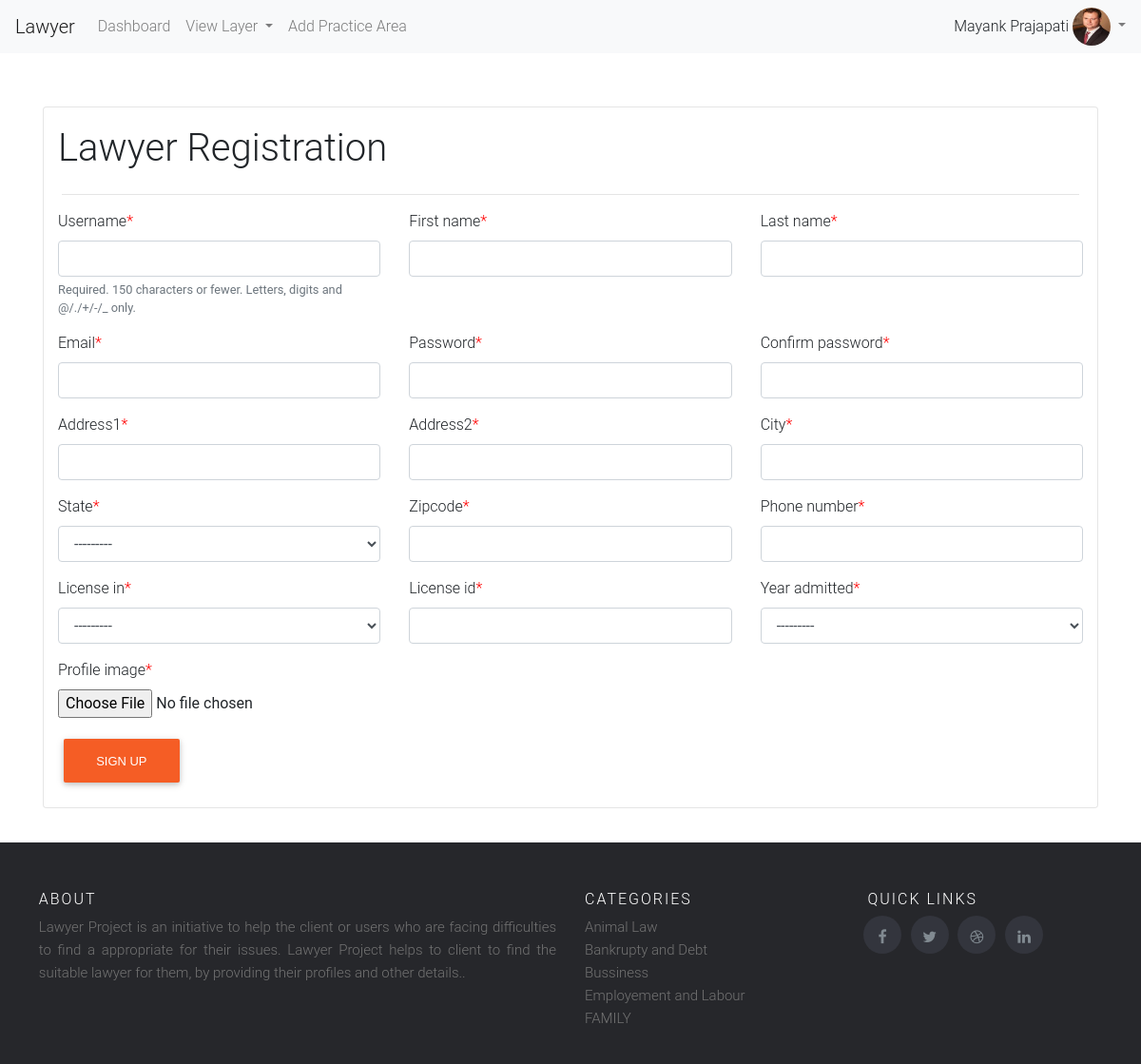
The page /lawyer_register/ (signed in) on the database its author committed.
### lawyer/models.py (models this page shows, shortened)
class Lawyer(models.Model):
    YEAR = (
        ('2019', '2019'),
        ('2018', '2018'),
        ('2017', '2017'),
        ('2016', '2016'),
        ('2015', '2015'),
        ('2014', '2014'),
        ('2013', '2013'),
        ('2012', '2012'),
        ('2011', '2011'),
        ('2010', '2010'),
        ('2009', '2009'),
        ('2008', '2008'),
        ('2007', '2007'),
        ('2006', '2006'),
        ('2005', '2005'),
        ('2004', '2004'),
        ('2003', '2003'),
        ('2002', '2002'),
        ('2001', '2001'),
        ('2000', '2000'),
    )
    user = models.OneToOneField(User,on_delete=models.CASCADE)
    address1 = models.CharField(max_length=400,blank=False,null=False,validators=[
        RegexValidator(regex='(^[A-Za-z0-9]+|,| |/|[A-Za-z]+)+[A-Za-z0-9]+|,| |$',message='Enter Valid Address1')
    ])
    address2 = models.CharField(max_length=400,blank=False,null=False,validators=[
        RegexValidator(regex='(^[A-Za-z0-9]+|,| |/|[A-Za-z]+)+[A-Za-z0-9]+|,| |$',message='Enter Valid Address2')
    ])
    city = models.CharField(max_length=128,blank=False,null=False,validators=[
        RegexValidator(regex='[A-Za-z]{2}[a-z]+$',message='City should only contain letters and mustcontains atleast 2 chracters..')
    ])
    state = models.ForeignKey(State,on_delete=models.CASCADE,null=False,blank=False)
    zipcode = models.CharField(max_length=128,blank=False,null=False,validators=[
        RegexValidator(regex='^[0-9]{6}$',message='Enter Valid Zipcode')
    ])
    phone_number = models.CharField(max_length=128,blank=False,null=False,validators=[
        RegexValidator(regex='^[6|7|8|9]+[0-9]{9}$',message='Enter 10 digit number')
    ])
    license_in = models.ForeignKey(State,on_delete=models.CASCADE,blank=False,null=False,related_name='license_id')
    license_id = models.CharField(max_length=128,blank=False,null=False,validators=[
        RegexValidator(regex='^[A-Za-z0-9]*$',message='Enter Valid License Id')
    ])
    year_admitted = models.CharField(choices=YEAR,max_length=128,blank=False,null=False,)
    profile_image = models.ImageField(upload_to='profile_images',blank=False,null=False,)

class Practice_area(models.Model):
    practice = models.CharField(max_length=128,blank=True, null=True)
    class Meta:
        verbose_name_plural = 'Practice Area'

### lawyer/views.py (the view, shortened to what this page needs)
# urls.py: path('lawyer_register/',views.lawyer,name='lawyer_register'),
@check_recaptcha
def lawyer(request):
    user_form = RegisterForm()
    lawyer_form = LawyerForm()
    msg = ''
    return render(request,'lawyer/lawyer_register.html',{'user_form':user_form,'lawyer_form':lawyer_form,'msg':msg})

### lawyer/forms.py (shortened to what this page needs)
class LawyerForm(forms.ModelForm):
    class Meta:
        model = Lawyer
        fields = '__all__'
        exclude = ('user',)

### lawyer/models.py (called while the page is built)
    def __str__(self):
        return self.state_name

### lawyer/templatetags/practice_menu.py (called while the page is built)
def practice_area():
    practice = Practice_area.objects.all()
    return practice

### lawyer/templatetags/profile_tag.py (called while the page is built)
def profile_menu(lid):
    print(lid)
    try:
        if lid:
            profile = Lawyer.objects.get(user_id=lid)
            return profile.profile_image
    except Exception as e:
        print(e)

### templates/lawyer/lawyer_register.html (shortened to what this page needs)
{% extends 'client/base.html' %} {% load crispy_forms_tags %} {% block body_block %}
<form name='' method='POST' enctype="multipart/form-data">
    <div class="container">
        <div class="card" style='justify-content: center !important;margin-top:5%;'>
            <div class='panel panel-success'>
                <div class="row">
                    <div class="col">
                        <h1>Lawyer Registration</h1>
                    </div>
                </div>
                <hr/>
                <div class="row">
                    <div class="col-sm-4">
                        {{user_form.username|as_crispy_field}}
                    </div>
                    <div class="col-sm-4">
                        {{user_form.first_name|as_crispy_field}}
                    </div>
                    <div class="col-sm-4">
                        {{user_form.last_name|as_crispy_field}}
                    </div>
                </div>
                <div class="row">
                    <div class="col-sm-4">
                        {{user_form.email|as_crispy_field}}
                    </div>
                    <div class="col-sm-4">
                        {{user_form.password|as_crispy_field}}
                    </div>
                    <div class="col-sm-4">
                        {{user_form.confirm_password|as_crispy_field}}
                    </div>
                </div>
                <div class="row">
                    <div class="col-sm-4">
                        {{lawyer_form.address1|as_crispy_field}}
                    </div>
                    <div class="col-sm-4">
                        {{lawyer_form.address2|as_crispy_field}}
                    </div>
                    <div class="col-sm-4">
                        {{lawyer_form.city|as_crispy_field}}
                    </div>
                </div>
                <div class="row">
                    <div class="col-sm-4">
                        {{lawyer_form.state|as_crispy_field}}
                    </div>
                    <div class="col-sm-4">
                        {{lawyer_form.zipcode|as_crispy_field}}
                    </div>
                    <div class="col-sm-4">
                        {{lawyer_form.phone_number|as_crispy_field}}
                    </div>
                </div>
                <div class="row">
                    <div class="col-sm-4">
                        {{lawyer_form.license_in|as_crispy_field}}
                    </div>
                    <div class="col-sm-4">
                        {{lawyer_form.license_id|as_crispy_field}}
                    </div>
                    <div class="col-sm-4">
                        {{lawyer_form.year_admitted|as_crispy_field}}
                    </div>
                </div>
                <div class="row">
                    <div class="col-sm-4">
                        {{lawyer_form.profile_image|as_crispy_field}}
                    </div>
                </div>
                <div class="row">
                    <div class="col-sm-4">
                        <input type='submit' value='Sign Up' class='btn btn-primary'>
                    </div>
                </div>
            </div>
        </div>
    </div>
</form>
{% endblock %}

### templates/client/base.html (shortened to what this page needs)
<html>
{% load staticfiles %}
{% load crispy_forms_tags %}
{% load practice_menu %}
{% load profile_tag %}
<head>
    <link href='{% static "css/bootstrap.css" %}' rel='stylesheet' />
    <link href='{% static "css/style.css" %}' rel='stylesheet' />
    <link href='{% static "css/carousel.css" %}' rel='stylesheet' />
    <link href='{% static "css/glyphicon.css" %}' rel='stylesheet' />
    <link rel="stylesheet" href="https://cdnjs.cloudflare.com/ajax/libs/font-awesome/4.7.0/css/font-awesome.min.css">
</head>
<body>
    <nav class="navbar navbar-expand-lg navbar-light bg-light">
        <a class="navbar-brand" href="#">Lawyer
        </a>
        <div class="collapse navbar-collapse" id="navbarSupportedContent">
            <ul class="navbar-nav mr-auto">
                <li class="nav-item">
                    <a class="nav-link" href="{% url 'index' %}">Dashboard<span class="sr-only">(current)</span></a>
                </li>
                <li class="nav-item dropdown">
                    <a class="nav-link dropdown-toggle" href="http://example.com" id="navbarDropdownMenuLink" data-toggle="dropdown" aria-haspopup="true" aria-expanded="false">
                        View Layer
                    </a>
                            {% practice_area as practice %}
                </li>
                  {% if user.is_superuser %}
                        <li class="nav-item">
                    <a class="nav-link" href="{% url 'add_practice_area' %}">Add Practice Area</a>
                </li>
                  {% endif %}
            </ul>
         <form class="form-inline my-2 my-lg-0">
            {% if  request.user.is_superuser %}
              {{request.user.first_name}} {{request.user.last_name}}&nbsp;
             <ul class="navbar-nav">
                <li class="nav-item dropdown">
                    <a class="nav-link dropdown-toggle" style='padding:0 0;' href="#" id="navbarDropdownMenuLink" role="button" data-toggle="dropdown" aria-haspopup="true" aria-expanded="false">
                        <img src='{{MEDIA_URL}}{{ request.user.id|profile_menu }}' height='40' width='40' style='border-radius:50%;'/>
                   </a>
                </li>
            </ul>
            {% endif %}
            </form>
        </div>
    </nav>
    {% block body_block %} {% endblock %}
<footer class="site-footer" style='margin-top:3%;'>
    <div class="container">
        <div class="row">
            <div class="col-sm-12 col-md-6">
                <h6>About</h6>
                <p class="text-justify">Lawyer Project is an initiative to help the client or users who are facing difficulties to find a appropriate for their issues.
                Lawyer Project helps to client to find the suitable lawyer for them, by providing their profiles and other details..
                </p>
            </div>
            <div class="col-xs-6 col-md-3">
                <h6>Categories</h6>
                <ul class="footer-links">
                 {% practice_area as practice %}
                    {% for i in practice %}
                     <li><a class="dropdown-item-footer" href="{% url 'view_lawyers' %}?practice_area={{i.practice}}">{{i.practice}}</a></li>
                 {% endfor %}
                </ul>
            </div>
            <div class="col-xs-6 col-md-3">
                <h6 style='margin-left:4%;'>Quick Links</h6>
               <ul class="social-icons">
                    <li><a class="facebook" href="https://www.facebook.com/"><i class="fa fa-facebook" style='margin-top:35%;'></i></a></li>
                    <li><a class="twitter" href="https://www.twitter.com/"><i class="fa fa-twitter" style='margin-top:35%;'></i></a></li>
                    <li><a class="dribbble" href="https://www.dribble.com/"><i class="fa fa-dribbble" style='margin-top:35%;'></i></a></li>
                    <li><a class="linkedin" href="https://www.linkedin.com/"><i class="fa fa-linkedin" style='margin-top:35%;'></i></a></li>
                </ul>
            </div>
        </div>
    </div>
</footer>
</body>
</html>

### static/css/style.css (style rules this page uses)
.card { border: 1px solid rgba(0, 0, 0, 0.1); padding: 1.2rem; margin-bottom: 1.2rem; background-color: white; }
.row { margin-left: -1.2rem; margin-right: -1.2rem; }
.btn-primary, .btn.btn.btn-primary, .btn.btn.btn-default, .btn-default { background-color: #F55D25; color: white; font-family: "Circular", Helvetica, sans-serif; border-color: #F55D25; }
p { overflow-wrap: break-word; word-wrap: break-word; word-break: break-word; margin: 0 0 0.75em; }
.text-muted { opacity: 1; color: #777777 }
.card { border: 1px solid rgba(0, 0, 0, 0.1); padding: 1.2rem; }
.asteriskField { color: red; }
.site-footer { background-color: #26272b; padding: 45px 0 20px; font-size: 15px; line-height: 24px; color: #737373; }
.site-footer h6 { color: #fff; font-size: 16px; text-transform: uppercase; margin-top: 5px; letter-spacing: 2px }
.site-footer a { color: #737373; }
.footer-links { padding-left: 0; list-style: none }
.footer-links li { display: block }
.footer-links a { color: #737373 }
.site-footer .social-icons a { width: 40px; height: 40px; line-height: 40px; margin-left: 6px; margin-right: 0; border-radius: 100%; background-color: #33353d }
.social-icons { padding-left: 0; margin-bottom: 0; list-style: none }
.social-icons li { display: inline-block; margin-bottom: 4px }
.social-icons a { background-color: #eceeef; color: #818a91; font-size: 16px; display: inline-block; line-height: 44px; width: 44px; height: 44px; text-align: center; margin-right: 8px; border-radius: 100%; -webkit-transition: all .2s linear; -o-transition: all .2s linear; transition: all .2s linear }

### rows shown on the page
Practice_area: practice "Animal Law"
Practice_area: practice "Bankrupty and Debt"
Practice_area: practice "Bussiness"
Practice_area: practice "Employement and Labour"
Practice_area: practice "FAMILY"

### other values the page prints
{{ request.user.first_name }} "Mayank"
{{ request.user.last_name }} "Prajapati"
